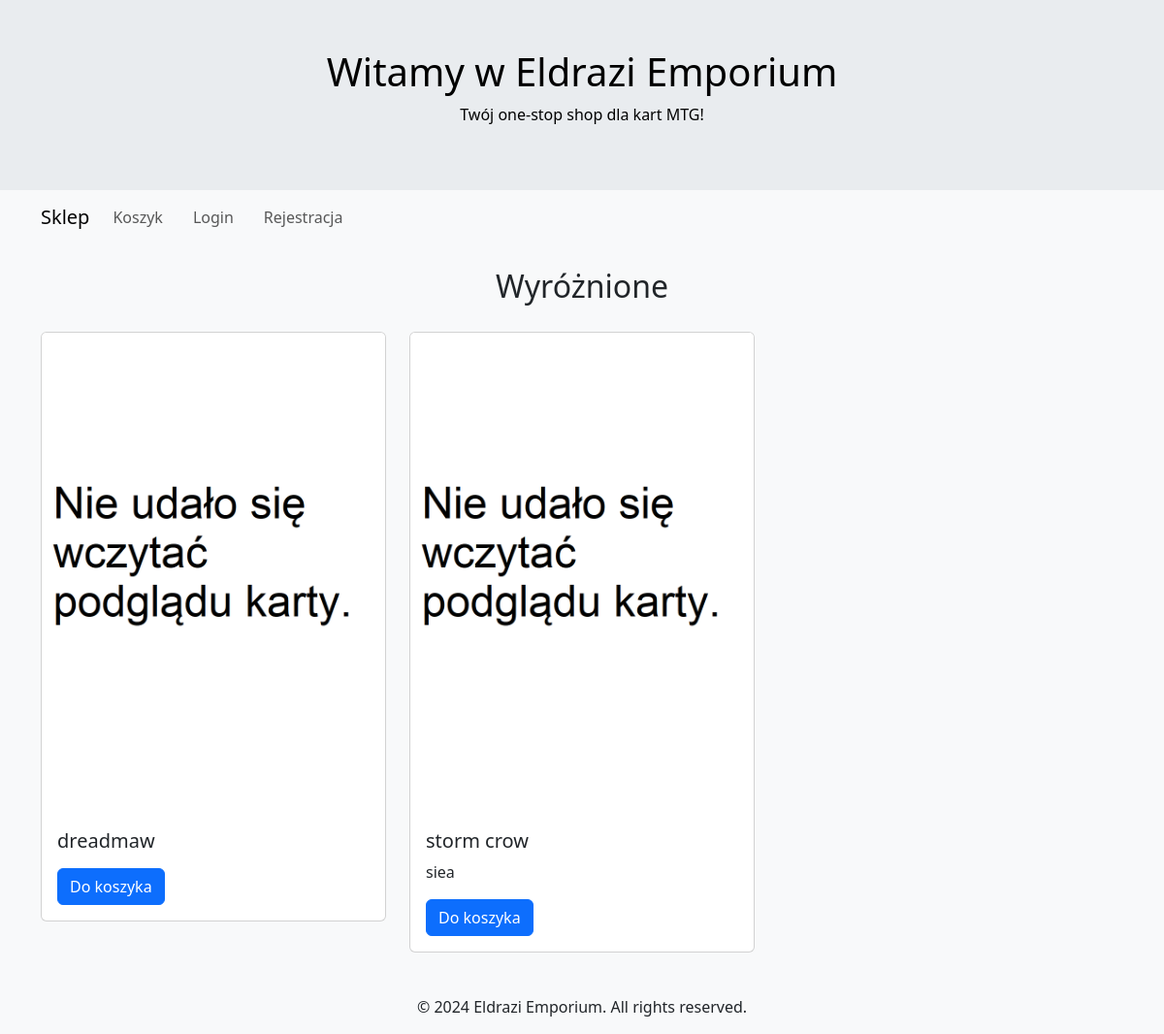
The page / on the database its author committed.
### tables this page shows
CREATE TABLE `cards` (
  `name` varchar(255) NOT NULL,
  `expansion_id` int(11) DEFAULT NULL,
  `condition_id` int(11) DEFAULT NULL,
  `foil_id` int(11) DEFAULT NULL,
  `language_id` int(11) DEFAULT NULL,
  `notes` varchar(255) DEFAULT NULL,
  `price` decimal(10,2) NOT NULL,
  `quantity` int(11) NOT NULL,
  `image` varchar(20) DEFAULT NULL
);

### index.php (the view)
<?php
    require_once("header.php");
    require_once("db.php");
    require_once("navbar.php");
?>
<main class="container mt-4">
    <h2 class="text-center">Wyróżnione</h2>
    <div class="row">
        <?php
            $wyroznione = array("dreadmaw","storm crow","Pentad Prism");
            $query = "SELECT * FROM cards WHERE name LIKE '{$wyroznione[0]}' OR name LIKE '{$wyroznione[1]}' OR name LIKE '{$wyroznione[2]}'";
            $cards = mysqli_query($conn, $query);
            while ($wynik = @mysqli_fetch_array($cards)) {
                echo    '<div class="col-md-4">
                            <div class="card">
                                <img src="img/'.$wynik['image'].'.jpg" class="card-img-top" alt="Placeholder" onerror="this.src='."'img/no_preview.png'".'">
                                <div class="card-body">
                                    <h5 class="card-title">'.$wynik['name'].'</h5>
                                    <p class="card-text">'.$wynik['notes'].'</p>
                                    <a href="#" class="btn btn-primary">Do koszyka</a>
                                </div>
                            </div>
                        </div>';
            }
        ?>
    </div>
</main>
<?php
    require_once("footer.php");
?>

### css/style.css (style rules this page uses)
body { background-color: #f8f9fa; }
.card { margin: 20px 0; }

### rows shown on the page
cards: name "dreadmaw"
cards: name "storm crow", notes "siea"
